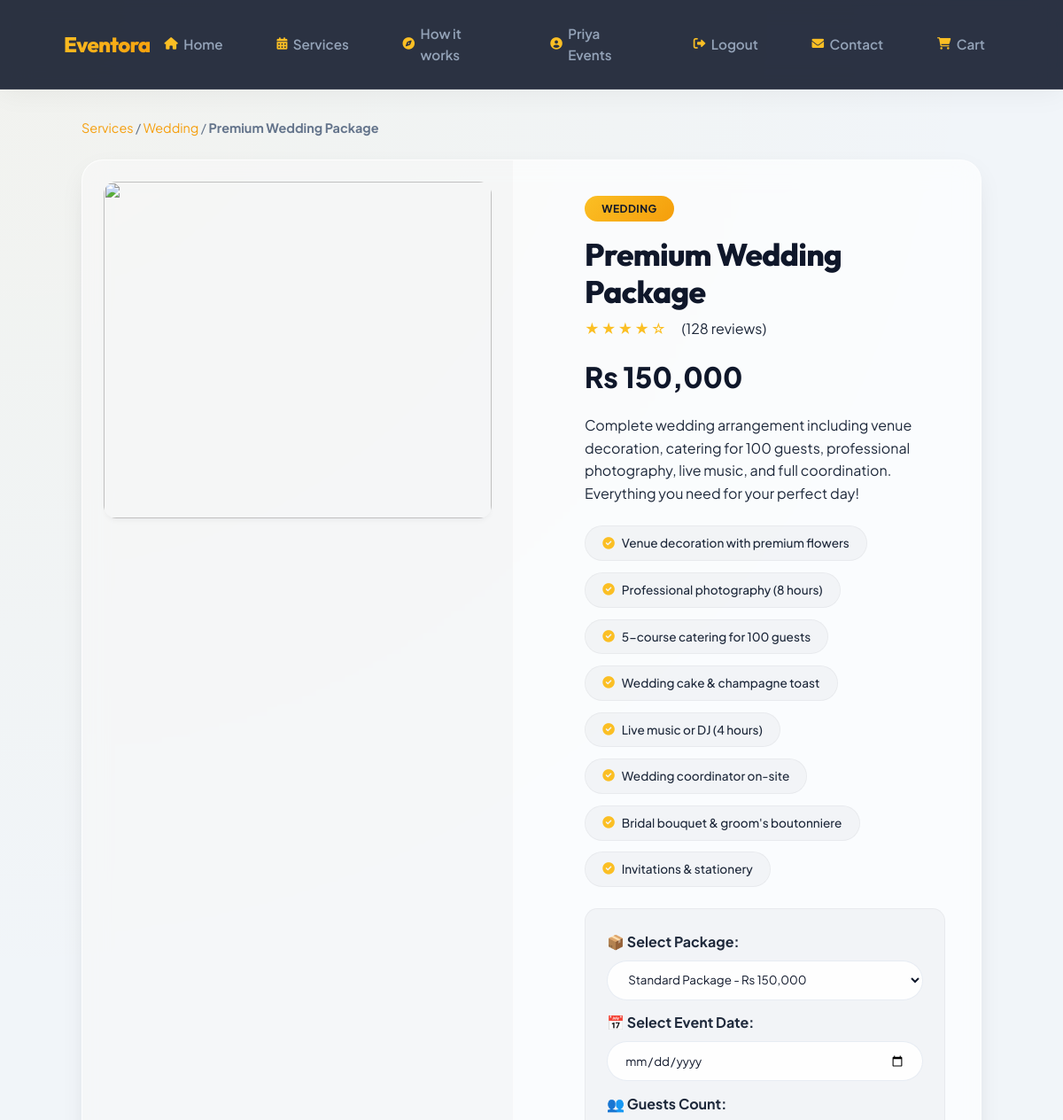
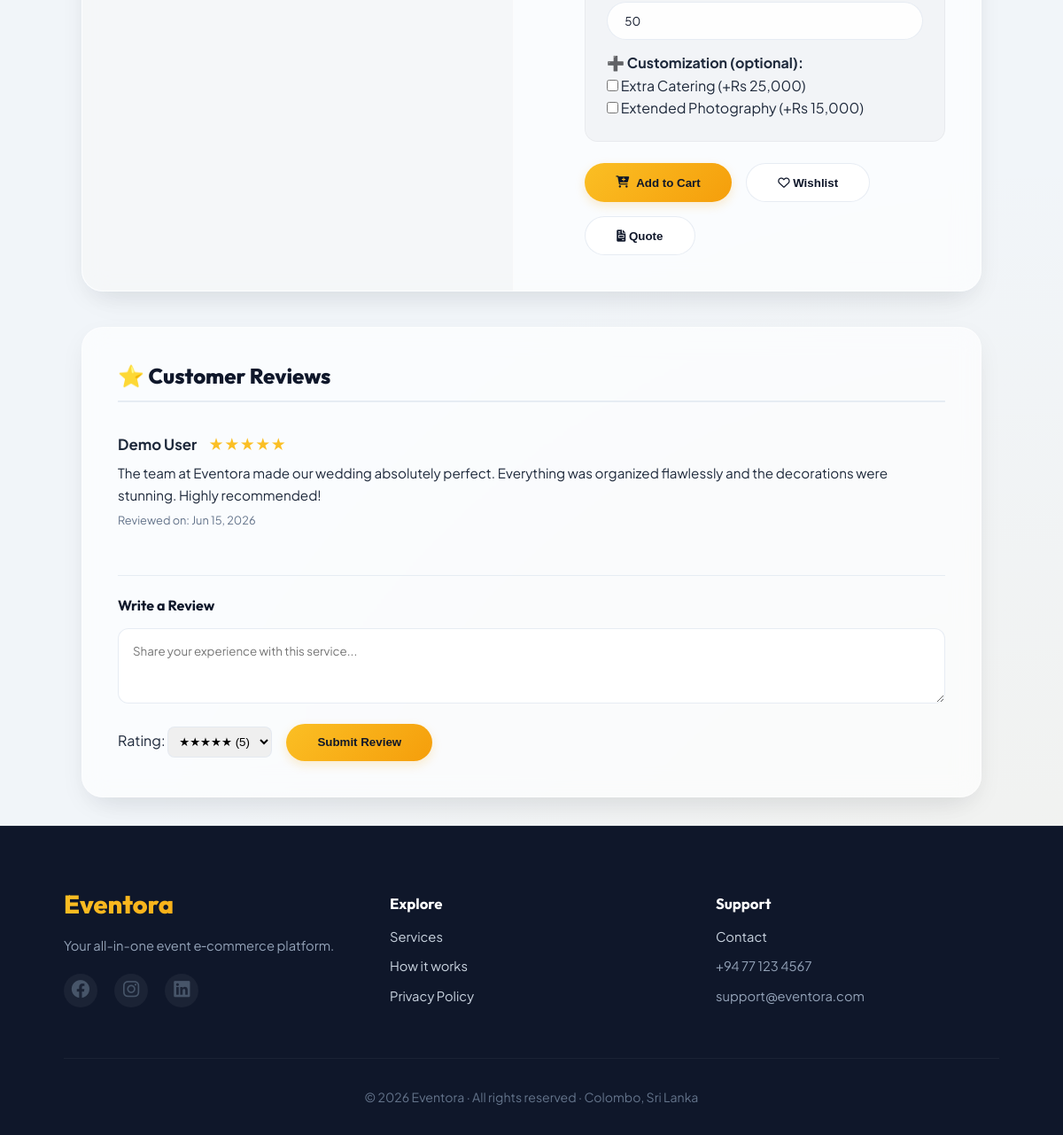
The page /uploads/service-details.php?id=1 (signed in) on the database its author committed (2 pictures, top to bottom).
### tables this page shows
CREATE TABLE IF NOT EXISTS services (
    id INT AUTO_INCREMENT PRIMARY KEY,
    vendor_id INT,
    name VARCHAR(200) NOT NULL,
    category ENUM('wedding', 'birthday', 'corporate', 'photography', 'catering', 'entertainment', 'venue', 'decoration', 'other') DEFAULT 'other',
    subcategory VARCHAR(100) DEFAULT NULL,
    price DECIMAL(12,2) NOT NULL,
    discount_price DECIMAL(12,2) DEFAULT NULL,
    min_guests INT DEFAULT 1,
    max_guests INT DEFAULT 500,
    duration_hours INT DEFAULT 4,
    description TEXT,
    short_description VARCHAR(500),
    features TEXT,
    image_url VARCHAR(500),
    gallery_images TEXT,
    rating DECIMAL(3,2) DEFAULT 0,
    total_reviews INT DEFAULT 0,
    popularity_score INT DEFAULT 0,
    is_featured BOOLEAN DEFAULT FALSE,
    is_active BOOLEAN DEFAULT TRUE,
    created_at TIMESTAMP DEFAULT CURRENT_TIMESTAMP,
    updated_at TIMESTAMP DEFAULT CURRENT_TIMESTAMP ON UPDATE CURRENT_TIMESTAMP,
    FOREIGN KEY (vendor_id) REFERENCES users(id) ON DELETE SET NULL,
    INDEX idx_category (category),
    INDEX idx_price (price),
    INDEX idx_rating (rating),
    INDEX idx_featured (is_featured),
    FULLTEXT INDEX idx_search (name, description)
);

CREATE TABLE IF NOT EXISTS reviews (
    id INT AUTO_INCREMENT PRIMARY KEY,
    user_id INT NOT NULL,
    service_id INT NOT NULL,
    booking_id INT,
    rating INT NOT NULL CHECK (rating >= 1 AND rating <= 5),
    title VARCHAR(200),
    comment TEXT,
    images TEXT,
    is_verified_purchase BOOLEAN DEFAULT FALSE,
    status ENUM('pending', 'approved', 'rejected') DEFAULT 'pending',
    helpful_count INT DEFAULT 0,
    created_at TIMESTAMP DEFAULT CURRENT_TIMESTAMP,
    updated_at TIMESTAMP DEFAULT CURRENT_TIMESTAMP ON UPDATE CURRENT_TIMESTAMP,
    FOREIGN KEY (user_id) REFERENCES users(id) ON DELETE CASCADE,
    FOREIGN KEY (service_id) REFERENCES services(id) ON DELETE CASCADE,
    FOREIGN KEY (booking_id) REFERENCES bookings(id) ON DELETE SET NULL,
    INDEX idx_service (service_id),
    INDEX idx_user (user_id),
    INDEX idx_rating (rating),
    INDEX idx_status (status)
);

CREATE TABLE IF NOT EXISTS users (
    id INT AUTO_INCREMENT PRIMARY KEY,
    name VARCHAR(100) NOT NULL,
    email VARCHAR(100) UNIQUE NOT NULL,
    password VARCHAR(255) NOT NULL,
    phone VARCHAR(20) DEFAULT NULL,
    address TEXT DEFAULT NULL,
    city VARCHAR(100) DEFAULT NULL,
    profile_image VARCHAR(500) DEFAULT NULL,
    role ENUM('user', 'admin', 'vendor') DEFAULT 'user',
    status ENUM('active', 'inactive', 'banned') DEFAULT 'active',
    email_verified BOOLEAN DEFAULT FALSE,
    verification_token VARCHAR(255) DEFAULT NULL,
    reset_token VARCHAR(255) DEFAULT NULL,
    reset_expires DATETIME DEFAULT NULL,
    last_login DATETIME DEFAULT NULL,
    created_at TIMESTAMP DEFAULT CURRENT_TIMESTAMP,
    updated_at TIMESTAMP DEFAULT CURRENT_TIMESTAMP ON UPDATE CURRENT_TIMESTAMP,
    INDEX idx_email (email),
    INDEX idx_role (role),
    INDEX idx_status (status)
);

### uploads/service-details.php (the view, shortened to what this page needs)
<?php
require_once '../backend/config.php';
$serviceId = intval($_GET['id'] ?? 0);
$stmt = $pdo->prepare("SELECT * FROM services WHERE id = ? AND is_active = 1");
$stmt->execute([$serviceId]);
$service = $stmt->fetch();
$features = json_decode($service['features'] ?? '[]', true);
$stmt = $pdo->prepare("SELECT r.*, u.name AS user_name FROM reviews r JOIN users u ON r.user_id = u.id WHERE r.service_id = ? AND r.status = 'approved' ORDER BY r.id DESC");
$stmt->execute([$serviceId]);
$reviews = $stmt->fetchAll();
?>
<!DOCTYPE html>
<html lang="en">
<head>
    <link rel="stylesheet" href="https://cdnjs.cloudflare.com/ajax/libs/font-awesome/6.0.0-beta3/css/all.min.css">
    <link rel="stylesheet" href="../css/style.css">
</head>
<body>
    <?php include 'header.php'; ?>
    <main class="main-content">
        <div class="breadcrumb">
            <a href="services.php">Services</a> /
            <a href="services.php?category=<?php echo $service['category']; ?>"><?php echo ucfirst($service['category']); ?></a> /
            <strong><?php echo htmlspecialchars($service['name']); ?></strong>
        </div>
        <div class="detail-grid">
            <div class="gallery-section">
                <img id="mainImage" class="main-image" src="<?php echo htmlspecialchars($service['image_url'] ?: 'https://images.unsplash.com/photo-1519741497674-611481863552?w=600'); ?>">
            </div>
            <div class="info-section">
                <span class="service-category"><?php echo htmlspecialchars($service['category']); ?></span>
                <h1 class="service-title"><?php echo htmlspecialchars($service['name']); ?></h1>
                <div class="rating-row">
                    <div class="stars"><?php echo str_repeat('★', floor($service['rating'])) . str_repeat('☆', 5 - floor($service['rating'])); ?></div>
                    <span>(<?php echo $service['total_reviews']; ?> reviews)</span>
                </div>
                <div class="price-tag" id="priceDisplay">Rs <?php echo number_format($service['price'], 0); ?></div>
                <p><?php echo htmlspecialchars($service['description']); ?></p>
                <div class="feature-list" style="margin-top: 1.5rem;">
                    <?php foreach ($features as $f): ?>
                        <span class="feature-item"><i class="fas fa-check-circle" style="color:var(--accent-gold)"></i> <?php echo htmlspecialchars($f); ?></span>
                    <?php endforeach; ?>
                </div>
                <div class="package-options">
                    <label><strong>📦 Select Package:</strong></label>
                    <select id="packageSelect" class="package-select" onchange="updatePrice()">
                        <option value="standard" data-price="<?php echo $service['price']; ?>">Standard Package - Rs <?php echo number_format($service['price'], 0); ?></option>
                    </select>
                    <label style="margin-top:0.8rem; display:block;"><strong>📅 Select Event Date:</strong></label>
                    <input type="date" id="eventDate" style="width: 100%; padding: 0.6rem; border-radius: 30px; border: 1px solid var(--border-light); margin-top: 0.5rem;" required>
                    <label style="margin-top:0.8rem; display:block;"><strong>👥 Guests Count:</strong></label>
                    <input type="number" id="guestsCount" style="width: 100%; padding: 0.6rem; border-radius: 30px; border: 1px solid var(--border-light); margin-top: 0.5rem;" value="<?php echo $service['min_guests']; ?>" min="<?php echo $service['min_guests']; ?>" max="<?php echo $service['max_guests']; ?>">
                    <label style="margin-top:0.8rem; display:block;"><strong>➕ Customization (optional):</strong></label>
                    <div><label><input type="checkbox" id="customCatering" onchange="updatePrice()"> Extra Catering (+Rs 25,000)</label></div>
                    <div><label><input type="checkbox" id="customPhotography" onchange="updatePrice()"> Extended Photography (+Rs 15,000)</label></div>
                </div>
                <div class="action-buttons">
                    <button class="btn-cart" onclick="handleAddToCart()"><i class="fas fa-cart-plus"></i> Add to Cart</button>
                    <button class="btn-outline" onclick="toggleWishlist()"><i class="far fa-heart"></i> Wishlist</button>
                    <button class="btn-outline" onclick="requestQuote()"><i class="fas fa-file-invoice"></i> Quote</button>
                </div>
            </div>
        </div>
        <div class="detail-tabs">
            <h3>⭐ Customer Reviews</h3>
            <div id="reviewsList" style="margin-top: 1rem;">
                <?php if (count($reviews) > 0): ?>
                    <?php foreach ($reviews as $r): ?>
                        <div class="review-item">
                            <div class="review-user">
                                <?php echo htmlspecialchars($r['user_name']); ?>
                                <span style="color: var(--accent-gold); margin-left: 10px;"><?php echo str_repeat('★', $r['rating']); ?></span>
                            </div>
                            <div class="review-comment"><?php echo htmlspecialchars($r['comment']); ?></div>
                            <div class="review-date">Reviewed on: <?php echo date('M d, Y', strtotime($r['created_at'])); ?></div>
                        </div>
                    <?php endforeach; ?>
                <?php else: ?>
                    <p style="color: var(--text-muted);">No reviews yet. Be the first to review!</p>
                <?php endif; ?>
            </div>
            <?php if ($isLoggedIn): ?>
                <div style="margin-top: 2rem; border-top: 1px solid var(--border-light); padding-top: 1.5rem;">
                    <h4>Write a Review</h4>
                    <textarea id="newReviewComment" placeholder="Share your experience with this service..." rows="3" style="width:100%; margin:1rem 0; padding:1rem; border-radius:12px; border: 1px solid var(--border-light); font-family: inherit;"></textarea>
                    <div style="display: flex; gap: 1rem; align-items: center; flex-wrap: wrap;">
                        <div>
                            <label>Rating: </label>
                            <select id="newReviewRating" style="padding: 0.5rem; border-radius: 8px; border: 1px solid var(--border-light);">
                                <option value="5">★★★★★ (5)</option>
                            </select>
                        </div>
                        <button class="btn-primary" onclick="submitReview()">Submit Review</button>
                    </div>
                </div>
            <?php else: ?>
                <p style="margin-top: 2rem; color: var(--text-muted); font-style: italic;">
                    Please <a href="login.php" style="color: var(--accent-amber);">login</a> to write a review.
                </p>
            <?php endif; ?>
        </div>
    </main>
    <?php include 'footer.php'; ?>
</body>
</html>

### css/style.css (style rules this page uses)
* { margin: 0; padding: 0; box-sizing: border-box; }
:root { --primary-dark: #0f172a; --primary-light: #1e293b; --accent-gold: #fbbf24; --accent-amber: #f59e0b; --text-light: #f8fafc; --text-dark: #1e293b; --text-muted: #64748b; --bg-light: #f1f5f9; --bg-card: rgba(255, 255, 255, 0.72); --border-light: rgba(226, 232, 240, 0.8); --shadow-sm: 0 4px 6px -2px rgba(15, 23, 42, 0.05); --shadow-md: 0 10px 30px -5px rgba(15, 23, 42, 0.08), 0 20px 40px -15px rgba(15, 23, 42, 0.06); --shadow-lg: 0 20px 50px -10px rgba(15, 23, 42, 0.12); --gradient-gold: linear-gradient(135deg, var(--accent-gold), var(--accent-amber)); --border-radius: 1.5rem; --border-radius-sm: 0.9rem; --glass-bg: rgba(255, 255, 255, 0.65); --glass-bg-dark: rgba(15, 23, 42, 0.04); --glass-border: rgba(255, 255, 255, 0.5); --glass-shadow: 0 8px 32px 0 rgba(15, 23, 42, 0.06); --backdrop-blur: blur(14px) saturate(140%); }
body { font-family: 'Plus Jakarta Sans', -apple-system, BlinkMacSystemFont, 'Segoe UI', Roboto, sans-serif; background: radial-gradient(circle at 0% 0%, rgba(251, 191, 36, 0.05) 0%, transparent 40%), radial-gradient(circle at 100% 100%, rgba(245, 158, 11, 0.05) 0%, transparent 40%), #f1f5f9; background-attachment: fixed; color: var(--text-dark); line-height: 1.6; min-height: 100vh; display: flex; flex-direction: column; }
h1, h2, h3, h4, h5, h6 { font-family: 'Outfit', sans-serif; font-weight: 700; line-height: 1.2; color: var(--primary-dark); }
.main-content { flex: 1; max-width: 1300px; width: 90%; margin: 3rem auto; }
.btn-outline { background: transparent; border: 2px solid var(--accent-gold); color: var(--primary-dark) !important; box-shadow: none; }

### rows shown on the page
services: category "Wedding", name "Premium Wedding Package", category "WEDDING", rating "★★★★", rating "☆", total_reviews "128", price "150,000", description "Complete wedding arrangement including venue decoration, catering for 100 guests, professional photography, live music, and full coordination. Everything you need for your perfect day!", features "Venue decoration with premium flowers", features "Professional photography (8 hours)", features "5-course catering for 100 guests", features "Wedding cake & champagne toast", features "Live music or DJ (4 hours)", features "Wedding coordinator on-site", features "Bridal bouquet & groom's boutonniere", features "Invitations & stationery", min_guests "50"
reviews: user.name "Demo User", rating "★★★★★", comment "The team at Eventora made our wedding absolutely perfect. Everything was organized flawlessly and the decorations were stunning. Highly recommended!", created_at "Jun 15, 2026"

### other values the page prints
$userName "Priya Events"
